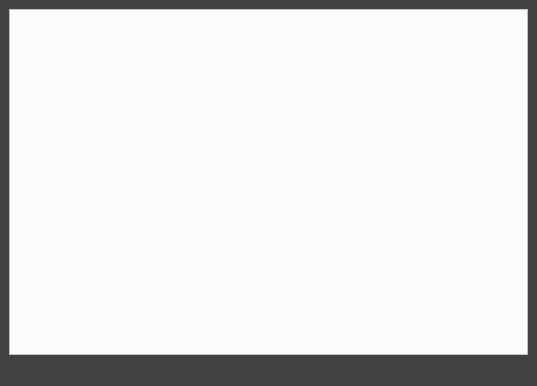
<?xml version="1.0" encoding="UTF-8"?>
<ui version="4.0">
 <class>ArchivoSistemaPersonalizado</class>
 <widget class="QMainWindow" name="ArchivoSistemaPersonalizado">
  <property name="geometry">
   <rect>
    <x>0</x>
    <y>0</y>
    <width>537</width>
    <height>386</height>
   </rect>
  </property>
  <property name="windowTitle">
   <string>ArchivoSistemaPersonalizado</string>
  </property>
  <property name="styleSheet">
   <string notr="true">background-color: rgb(66, 66, 66);
color: rgb(255, 255, 255);</string>
  </property>
  <widget class="QWidget" name="centralwidget">
   <layout class="QGridLayout" name="gridLayout">
    <item row="0" column="0">
     <widget class="QTreeView" name="treeView">
      <property name="styleSheet">
       <string notr="true">color: rgb(0, 0, 0);
background-color: rgb(252, 252, 252);</string>
      </property>
     </widget>
    </item>
   </layout>
  </widget>
  <widget class="QMenuBar" name="menubar">
   <property name="geometry">
    <rect>
     <x>0</x>
     <y>0</y>
     <width>537</width>
     <height>23</height>
    </rect>
   </property>
  </widget>
  <widget class="QStatusBar" name="statusbar"/>
 </widget>
 <resources/>
 <connections/>
</ui>
